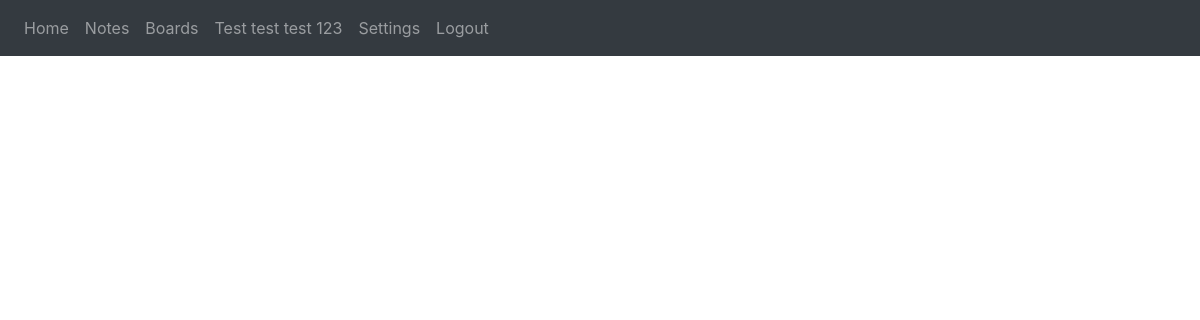
Before: /boards/3 (signed in) with the older database file.
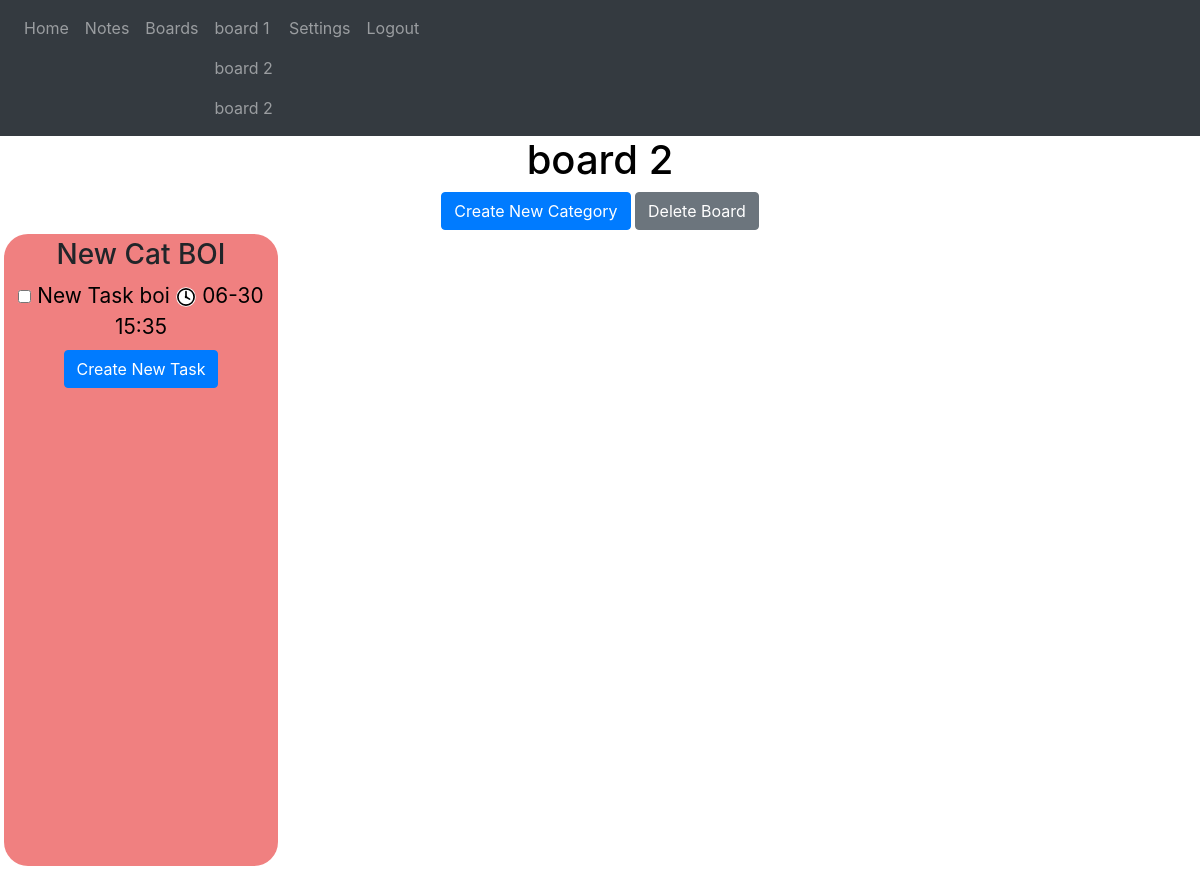
After: the same page with the newer database file.
### website/models.py (models this page shows)
class Board(db.Model):
    id = db.Column(db.Integer, primary_key = True)
    name = db.Column(db.String(100))
    date = db.Column(db.DateTime(timezone=True), default=func.now())
    category_num = db.Column(db.Integer)
    categories = db.relationship('Category')
    tasks = db.relationship('Task')
    user_id = db.Column(db.Integer, db.ForeignKey('user.id'))

class Category(db.Model):
    id = db.Column(db.Integer, primary_key = True)
    name = db.Column(db.String(100))
    date = db.Column(db.DateTime(timezone=True), default=func.now())
    user_id = db.Column(db.Integer, db.ForeignKey('user.id'))
    board_id = db.Column(db.Integer,db.ForeignKey('board.id'))
    tasks = db.relationship('Task')

class Task(db.Model):
    id = db.Column(db.Integer, primary_key = True)
    created = db.Column(db.DateTime(timezone = True), default = func.now())
    last_modified = db.Column(db.DateTime(timezone = True), default = func.now())
    due_date = db.Column(db.DateTime(timezone = True))
    name = db.Column(db.String(100))
    description = db.Column(db.String(10000))
    completed = db.Column(db.Boolean, default = False)
    category = db.Column(db.Integer, db.ForeignKey('category.id'))
    board = db.Column(db.Integer, db.ForeignKey('board.id'))
    subtasks = db.relationship('Subtask')
    user_id = db.Column(db.Integer, db.ForeignKey('user.id'))

### website/views.py (the view)
@views.route('/boards/<board>', methods = ['GET'])
@login_required
def view_board(board):
    return render_template("boardview.html", user = current_user, board = board)

### website/__init__.py (called while the page is built)
def create_app():
    app = Flask(__name__)
    app.config['SECRET_KEY'] = 'hjshjhdjah kjshkjdhjs'
    app.config['SQLALCHEMY_DATABASE_URI'] = f'sqlite:///{DB_NAME}'
    app.config['SQLALCHEMY_TRACK_MODIFICATIONS'] = False
    db.init_app(app)
    from .views import views
    from .auth import auth
    app.register_blueprint(views, url_prefix='/')
    app.register_blueprint(auth, url_prefix='/')
    from .models import User, Note, Board, Task, Category
    create_database(app)
    login_manager = LoginManager()
    login_manager.login_view = 'auth.login'
    login_manager.init_app(app)
    @login_manager.user_loader
    def load_user(id):
        return User.query.get(int(id))
    return app

### website/templates/boardview.html (shortened to what this page needs)
{% extends "base.html" %}{% block title %} {{ board }} {% endblock%}
{% block style %}
<link rel="stylesheet" href="{{ url_for('static', filename = 'boardView.css') }}" />
{% endblock %}
{% block content %}
{% for boardObject in user.boards%}
{% if boardObject.id == board|int %}
{% set boardname = boardObject.name|string %}
<div class="board-title" id="board-title-div">
<h1 align="center"
id="board-title"
class="title"
ondblclick="editTitleDisplay()"
name="board-title">
{{ boardname }}
</h1>
</div>
<div align="center">
<button
class="btn btn-primary"
id="create-category-button"
onclick="showCategoryCreation()"
>
Create New Category
</button>
<button
onclick="showDeleteConfirmation(`deleteBoard({{ boardObject.id }});`, 'board');"
id="deleteBoard"
class="btn btn-secondary"
href="/boards"
>
Delete Board
</button>
</div>
<div
class="board_content"
id="envelop_content" >
{% for cat in boardObject.categories %}
<div class="category_container" name="{{ cat.name }}">
    <h3 align="center" class="display-category category_name C{{cat.id}}" ondblclick="editCategoryDisplay('{{cat.id}}')", id="category-title-{{cat.id}} " >{{ cat.name }}</h3>
    <ul class="task_list">
    {% for task in cat.tasks%}
    {% if task.completed == False %}
    <li align="center" class="task-item-incompleted">
        <input
        type="checkbox"
        class="task-checkbox"
        id="{{task.id}}"
        onclick="toggleTaskCompletion({{task.id}}, {{boardObject.id}})"/>
        <a class="edit_task_link" href="/boards/{{boardObject.id}}/{{cat.name}}/{{task.id}}">
            <span class="incompleted-task-text">{{task.name}} <img src="{{url_for('static', filename = 'clock.svg')}}" id="clock-svg"> </img> {{task.due_date.strftime('%m-%d %H:%M')}}</span>
        </a>
    </li>
    {% endif %}
    {% endfor %}
    </ul>
    <div id="new-task-container-div" class="new-task-container" align="center">
    <button
    class="btn btn-primary"
    id="createTask"
    onclick="showTaskCreation({{ boardObject.id }}, {{ cat.id }} )"
    >
    Create New Task
    </button>
    </div>
</div>
{% endfor %}
</div>
{% endif %}
{% endfor %}
{% endblock %}

### website/templates/base.html (shortened to what this page needs)
<!DOCTYPE html>
<html>
  <head>
    <link
      rel="stylesheet"
      href="https://stackpath.bootstrapcdn.com/bootstrap/4.4.1/css/bootstrap.min.css"
    />
    <link
      rel="stylesheet"
      href="https://stackpath.bootstrapcdn.com/font-awesome/4.7.0/css/font-awesome.min.css"
    />
    <link
      rel="stylesheet"
      href="{{ url_for('static', filename='base.css')}}"
    />
    {% block style %}{% endblock %}
  </head>
  <body>
    <nav class="navbar navbar-expand-lg navbar-dark bg-dark">
      <div class="collapse navbar-collapse" id="navbar">
        <div class="navbar-nav">
          {% if user.is_authenticated %}
          <a class="nav-item nav-link" id="home" href="/">Home</a>
          <a class="nav-item nav-link" id="Notes" href="/notes">Notes</a>
          <a class=" nav-item nav-link" id="Boards" href="/boards">Boards</a>
          <div class="dropdown-list">
            {% for board in user.boards %}
              <a class="nav-item nav-link" href="/boards/{{board.id}}">{{board.name}}</a>
            {% endfor %}
          </div>
          <a class="nav-item nav-link" id="settings" href="/settings">Settings</a>
          <a class="nav-item nav-link" id="logout" href="/logout">Logout</a>
          {% else %}
          <a class="nav-item nav-link" id="home" href="/">Home</a>
          <a class="nav-item nav-link" id="login" href="/login">Login</a>
          <a class="nav-item nav-link" id="signUp" href="/sign-up">Sign Up</a>
          {% endif %}
        </div>
      </div>
    </nav>
    <div id="container">
    {% block content %} {% endblock %}
    </div>
  </body>
</html>

### website/static/base.css (style rules this page uses)
:root { --color-picker-display: none; --background-color: #ffffff; --text-color: #000000; --navbar-text-color: #9a9da0; --navbar-background-color: #343a40; --confirm-button-color: #007bff; --delete-button-color: #6c757d; --cancel-button-color: #ff0000; }

### website/static/boardView.css (style rules this page uses)
body { width: 100%; height: 80vh; }
#container { width: 100%; height: 100%; }
div#board-title-div { align-items: center; display:block; width:100%; min-width: 100%; }
:root { --show-title: block; --show-input-box: None; --show-changename-button: None; }
h1#board-title { color:black; display: var(--show-title); }
.board_content { width: 100%; position: relative; min-height: 80vh; gap: 1.5% 2%; background-color: none; margin-bottom: 1%; }
@media only screen and (min-width: 900px) { .board_content { display: grid; grid-template-columns: repeat(4, 1fr); } }
.category_container { background-color: lightcoral; border-radius: 1.5em; min-height: fit-content; max-height: 50rem; padding: 0.25rem; margin: 0.25rem; min-width: 20%; overflow-y: auto; }
li.task-item-incompleted { text-decoration: none; }
ul.task_list { list-style-type: none; margin: 0.5rem; padding: 0; font-size: 1.3rem; word-wrap:break-word; max-width: 100%; }
img#clock-svg { width: 1.3rem; }
a.edit_task_link { color:black; }

Changed rows visible on the page:
removed Board: name "Test test test 123"
added Board: name "board 1"
added Board: name "board 2"
added Board: name "board 2"
added Category: name "New Cat BOI"
added Task: name "New Task boi", completed False (drawn), due_date "06-30 15:35"
